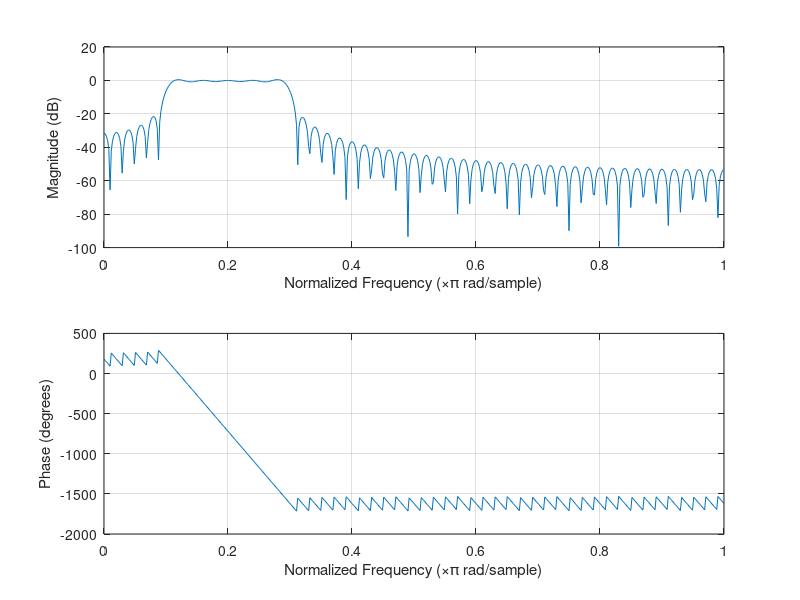

Source code (MATLAB):
step=0.1;
limit = step*50;
c=[]; i = 1;
for x = -limit: step:+limit,
       if abs(x) > 0, c(i) = sin(pi*x)/(pi*x);
       else c(i) = 1;
       end
       i = i+1;
end

N = length(c);
win=[]; cw=[];
for n = 0 : N-1,
        win(n+1) = 0.5* (1-cos(2*pi*n/(N-1)));
        cw(n+1) = c(n+1) * win(n+1);
end

c = c/sum(c);
cw = cw/sum(cw);


w0 = 0.2;

%c0 = (1/cos(pi*(w0-step)) * (1/cos(pi*(w0+step))));

%c0 = (1/cos(pi*w0))^2;

c0 = 2;

for n = 1 : N
       c(n) = c(n) * cos(pi*w0*(n-1)) * c0;
       cw(n) = cw(n) * cos(pi*w0*(n-1)) * c0;
end

figure(2)
freqz(c);

fprintf('{');
for i = 1:length(c)
    fprintf([num2str(c(i)) ', ']);
end
fprintf('}');